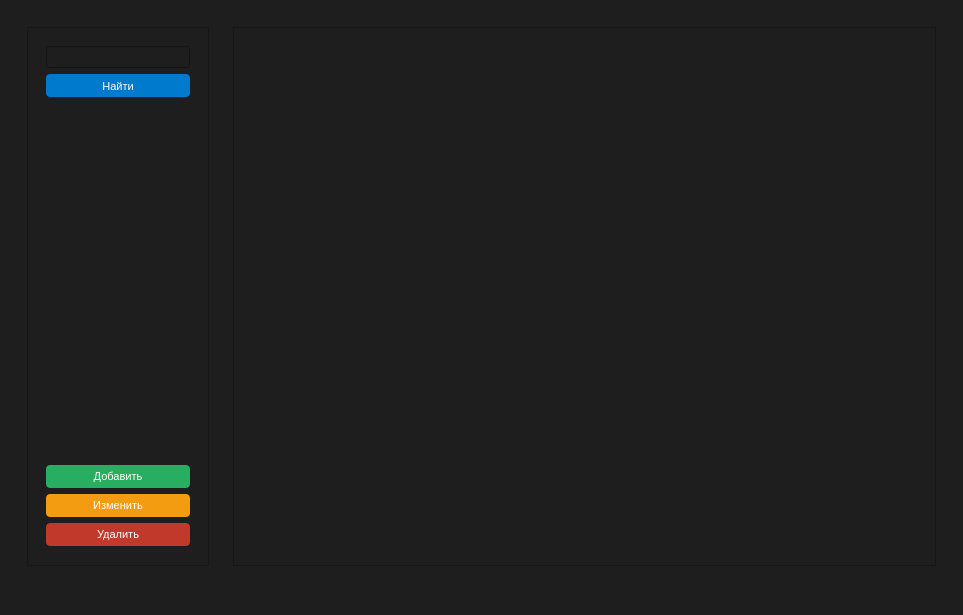
<?xml version="1.0" encoding="UTF-8"?>
<ui version="4.0">
 <class>MainWindow</class>
 <widget class="QMainWindow" name="MainWindow">
  <property name="geometry">
   <rect>
    <x>0</x>
    <y>0</y>
    <width>963</width>
    <height>615</height>
   </rect>
  </property>
  <property name="windowTitle">
   <string>MainWindow</string>
  </property>
  <property name="styleSheet">
   <string notr="true">background-color: #1E1E1E; </string>
  </property>
  <widget class="QWidget" name="centralwidget">
   <layout class="QGridLayout" name="gridLayout">
    <item row="0" column="0">
     <widget class="QWidget" name="widget" native="true">
      <layout class="QGridLayout" name="gridLayout_2">
       <item row="0" column="0">
        <widget class="QWidget" name="widget_2" native="true">
         <property name="minimumSize">
          <size>
           <width>200</width>
           <height>0</height>
          </size>
         </property>
         <property name="maximumSize">
          <size>
           <width>200</width>
           <height>16777215</height>
          </size>
         </property>
         <layout class="QHBoxLayout" name="horizontalLayout">
          <item>
           <widget class="QFrame" name="frame">
            <property name="styleSheet">
             <string notr="true">background-color: #1E1E1E; </string>
            </property>
            <property name="frameShape">
             <enum>QFrame::StyledPanel</enum>
            </property>
            <property name="frameShadow">
             <enum>QFrame::Raised</enum>
            </property>
            <layout class="QVBoxLayout" name="verticalLayout">
             <item>
              <widget class="QWidget" name="widget_4" native="true">
               <property name="minimumSize">
                <size>
                 <width>0</width>
                 <height>400</height>
                </size>
               </property>
               <layout class="QVBoxLayout" name="verticalLayout_2">
                <item>
                 <widget class="QLineEdit" name="findText">
                  <property name="styleSheet">
                   <string notr="true">color: white;</string>
                  </property>
                 </widget>
                </item>
                <item>
                 <widget class="QPushButton" name="findButton">
                  <property name="styleSheet">
                   <string notr="true">background-color: #007ACC;  
    color: white;         
       
    padding: 8px 5px;  
    border-radius: 4px;       
        
    font-family: 'Segoe UI';   
    font-size: 8pt; 
    padding-top: 6px;
    padding-bottom: 4px;
</string>
                  </property>
                  <property name="text">
                   <string>Найти</string>
                  </property>
                 </widget>
                </item>
                <item>
                 <widget class="QWidget" name="widget_6" native="true"/>
                </item>
               </layout>
              </widget>
             </item>
             <item>
              <widget class="QWidget" name="widget_5" native="true">
               <property name="minimumSize">
                <size>
                 <width>0</width>
                 <height>100</height>
                </size>
               </property>
               <property name="maximumSize">
                <size>
                 <width>16777215</width>
                 <height>100</height>
                </size>
               </property>
               <layout class="QVBoxLayout" name="verticalLayout_3">
                <item>
                 <widget class="QPushButton" name="addButton">
                  <property name="styleSheet">
                   <string notr="true">background-color: #27AE60;

    color: white;
    border: none;          
    padding: 5px 10px;        
    border-radius: 4px;                 
    font-family: 'Segoe UI';   
    font-size: 8pt; </string>
                  </property>
                  <property name="text">
                   <string>Добавить</string>
                  </property>
                 </widget>
                </item>
                <item>
                 <widget class="QPushButton" name="editButton">
                  <property name="styleSheet">
                   <string notr="true">background-color: #F39C12;       
    color: white;         
    border: none;          
    padding: 5px 10px;        
    border-radius: 4px;                 
    font-family: 'Segoe UI';   
    font-size: 8pt; </string>
                  </property>
                  <property name="text">
                   <string>Изменить</string>
                  </property>
                 </widget>
                </item>
                <item>
                 <widget class="QPushButton" name="deleteButton">
                  <property name="styleSheet">
                   <string notr="true">background-color: #C0392B;   
    color: white;         
    border: none;          
    padding: 5px 10px;        
    border-radius: 4px;                 
    font-family: 'Segoe UI';   
    font-size: 8pt; </string>
                  </property>
                  <property name="text">
                   <string>Удалить</string>
                  </property>
                 </widget>
                </item>
               </layout>
              </widget>
             </item>
            </layout>
           </widget>
          </item>
         </layout>
        </widget>
       </item>
       <item row="0" column="1">
        <widget class="QWidget" name="widget_3" native="true">
         <layout class="QGridLayout" name="gridLayout_3">
          <item row="0" column="0">
           <widget class="QTableView" name="tableView"/>
          </item>
         </layout>
        </widget>
       </item>
      </layout>
     </widget>
    </item>
   </layout>
  </widget>
  <widget class="QStatusBar" name="statusbar"/>
 </widget>
 <resources/>
 <connections/>
</ui>
